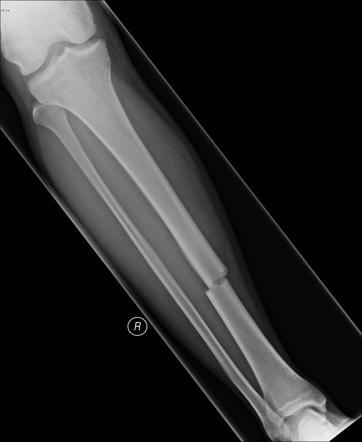
%> input picture fractures/Fracture 1.jpg, 362 x 442 px
$ octave fracture_test.m   (GNU Octave 9; MATLAB toolbox functions it lacks are replaced by stand-ins)
%> lines starting %> are read from the running program, lines starting %| are printed output that depends on the picture; in (x1, y1, x2, y2) boxes, pixels count from 0 and x2, y2 are one past the last pixel; in counts of white or black regions, pixels touching at a corner belong together; the program's own positions count from 1
clc;
clear;
close all;

img = imread('C:\Users\oluse\OneDrive\Desktop\MatMedi\fractures\Fracture 1.jpg');
%> img is the input picture: size 442x362x3 uint8; mean R, G, B 41.6, 41.6, 41.6

ImgBlurSigma = 1.8; % Amount to denoise input image
MinHoughPeakDistance = 5; % Distance between peaks in Hough transform angle detection
HoughConvolutionLength = 40; % Length of line to use to detect bone regions
HoughConvolutionDilate = 2; % Amount to dilate kernel for bone detection
BreakLineTolerance = 0.25; % Tolerance for bone end detection
breakPointDilate = 6; % Amount to dilate detected bone end points

%%%%%%%%%%%%%%%%%%%%%%%
try
    img = (rgb2gray(img)); % Load image
%> img: size 442x362 uint8
catch
end
img = imfilter(img, fspecial('gaussian', 10, ImgBlurSigma), 'symmetric'); % Denoise
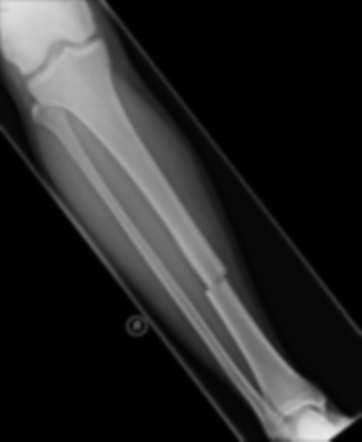
%> img: size 442x362 uint8; min 0, max 233, mean 41.5

% Do edge detection to find bone edges in image
% Filter out all but the two longest lines
% This feature may need to be changed if break is not in middle of bone
boneEdges = edge(img, 'canny');
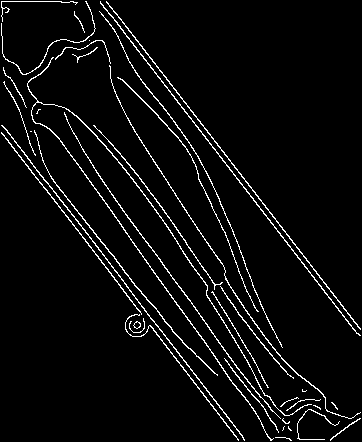
%> boneEdges: size 442x362 logical; 4.5% white in thin lines or dots
boneEdges = bwmorph(boneEdges, 'close');
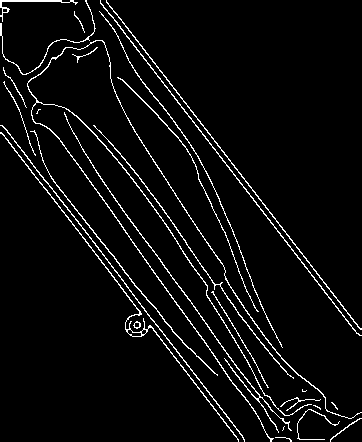
%> boneEdges: size 442x362 logical; 4.7% white in thin lines or dots
edgeRegs = regionprops(boneEdges, 'Area', 'PixelIdxList');
%> edgeRegs = 27 regions; largest, Area: 1829, 621, 620, 553, 547
AreaList = sort(vertcat(edgeRegs.Area), 'descend');
%> AreaList = 27 values, max 1829 at index 1, min 5 at index 27, mean 275.6
edgeRegs(~ismember(vertcat(edgeRegs.Area), AreaList(1:2))) = [];
edgeImg = zeros(size(img, 1), size(img,2));
edgeImg(vertcat(edgeRegs.PixelIdxList)) = 1;
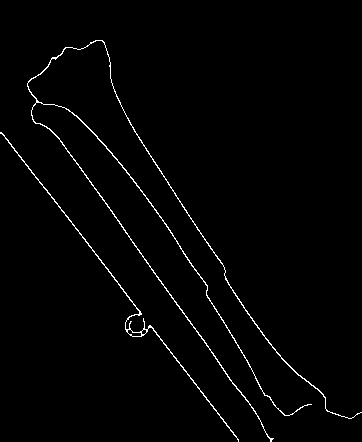
%> edgeImg: size 442x362 double; values 0 (black) and 1 (white), 1.5% white in thin lines or dots

% Do hough transform on edge image to find angles at which bone pieces are
% found
% Use max value of Hough transform vs angle to find angles at which lines
% are oriented.  If there is more than one major angle contribution there
% will be two peaks detected but only one peak if there is only one major
% angle contribution (ie peaks here = number of located bones = Number of
% breaks + 1)
[H,T,R] = hough(edgeImg,'RhoResolution',1,'Theta',-90:2:89.5);
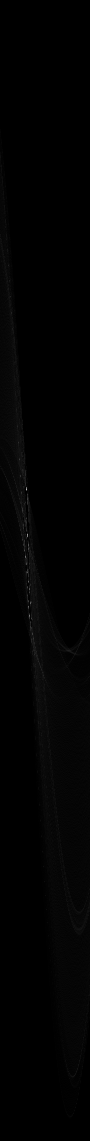
%> H: size 1141x90 double; min 0, max 187, mean 2.1
%> T = 90 values from -90 to 88; R = 1141 values from -570 to 570
maxHough = max(H, [], 1);
%> maxHough = 90 values, max 187 at index 27, min 15 at index 54, mean 33.26
HoughThresh = (max(maxHough) - min(maxHough))/2 + min(maxHough);
%> HoughThresh = 101
[~, HoughPeaks] = findpeaks(maxHough,'MINPEAKHEIGHT',HoughThresh, 'MinPeakDistance', MinHoughPeakDistance);
%> HoughPeaks = 27

% Plot Hough detection results
figure(1)
plot(T, maxHough);
hold on
plot([min(T) max(T)], [HoughThresh, HoughThresh], 'r');
plot(T(HoughPeaks), maxHough(HoughPeaks), 'rx', 'MarkerSize', 12, 'LineWidth', 2);
hold off
xlabel('Theta Value'); ylabel('Max Hough Transform');
legend({'Max Hough Transform', 'Hough Peak Threshold', 'Detected Peak'});
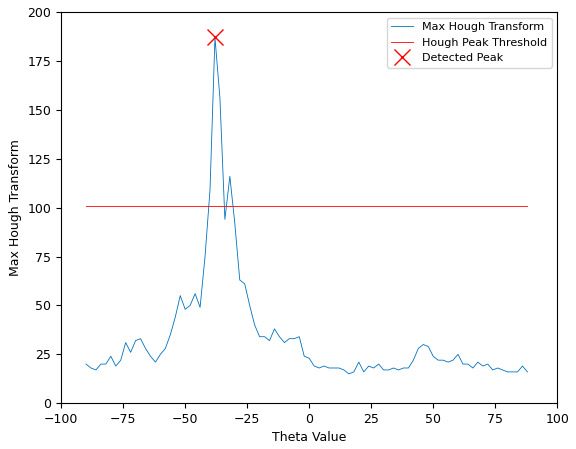
%> figure redrawn from the program's plot data; curve peaks at x = -38, y = 187


%%DETECTING WETHER OR NOT A LONG BONE FRACTURE HAS OCCURED
maxPeak = maxHough(HoughPeaks); %The peak value
%> maxPeak = 187
primePeak = maxHough(1); %The Max Hough at -90 Theta
%> primePeak = 20

if numel(maxPeak)>= 3
    disp('This X-ray contains multiple bone fractures');

elseif numel(maxPeak) >=2
    disp('This X-Ray contains a bone fracture');

elseif numel(maxPeak) == 1 && maxPeak >= 190 && primePeak > maxPeak
    disp('This X-ray Contains a bone Fracture');

elseif primePeak < maxPeak
    disp("The bone in this X-Ray doesn't have a fracture");

else
    disp("The bone in this X-Ray doesn't have a fracture");
end


% Locate site of break
if numel(HoughPeaks) > 1;
    BreakStack = zeros(size(img, 1), size(img, 2), numel(HoughPeaks));
    % Convolute edge image with line of detected angle from hough transform
    for m = 1:numel(HoughPeaks);

        boneKernel = strel('line', HoughConvolutionLength, T(HoughPeaks(m)));
        kern = double(bwmorph(boneKernel.getnhood(), 'dilate', HoughConvolutionDilate));
        BreakStack(:,:,m) = imfilter(edgeImg, kern).*edgeImg;
    end

    % Take difference between convolution images.  Where this crosses zero
    % (within tolerance) should be where the break is.  Have to filter out
    % regions elsewhere where the bone simply ends.
    brImg = abs(diff(BreakStack, 1, 3)) < BreakLineTolerance*max(BreakStack(:)) & edgeImg > 0;
    [BpY, BpX] = find(abs(diff(BreakStack, 1, 3)) < BreakLineTolerance*max(BreakStack(:)) & edgeImg > 0);

    %Error Handling
    try
        brImg = bwmorph(brImg, 'dilate', breakPointDilate);
    catch
    end


    brReg = regionprops(brImg, 'Area', 'MajorAxisLength', 'MinorAxisLength', ...
        'Orientation', 'Centroid');
    brReg(vertcat(brReg.Area) ~= max(vertcat(brReg.Area))) = [];


else
    brReg = [];

end

% Draw ellipse around break location
figure(2)
imshow(img)
hold on
colormap('gray')

hold off

$ run again, with fractures/Fracture 3.jpg copied over fractures/Fracture 1.jpg
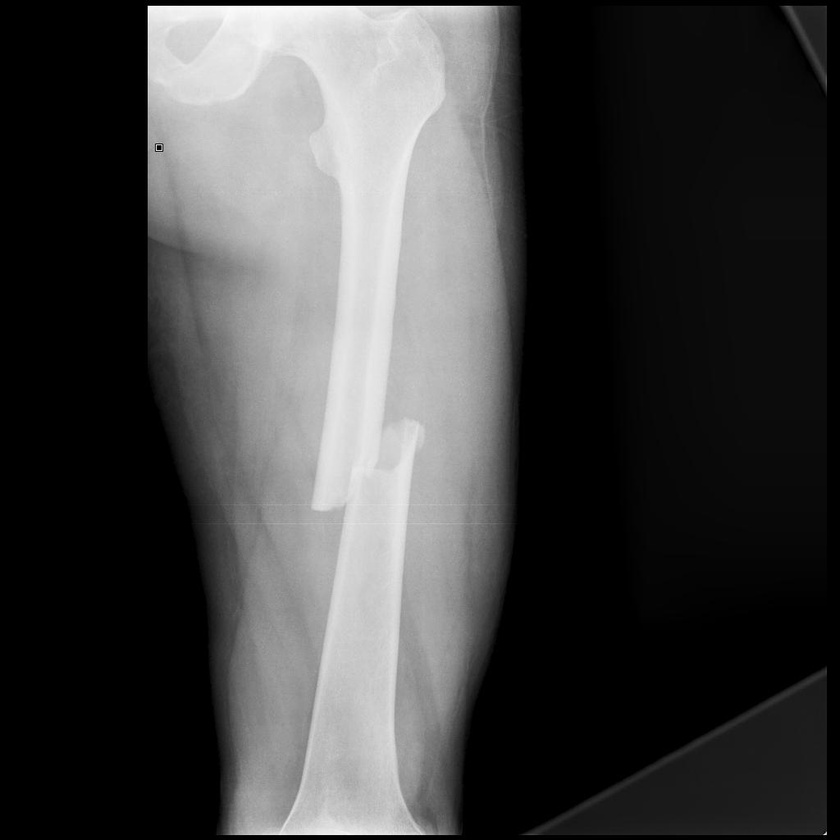
%> input picture fractures/Fracture 3.jpg, 840 x 840 px, shrunk from 1024 x 1024 before the run
%> img is the input picture: size 840x840x3 uint8; min 0, max 255, mean 66
%> `boneEdges = edge(img, 'canny');`:
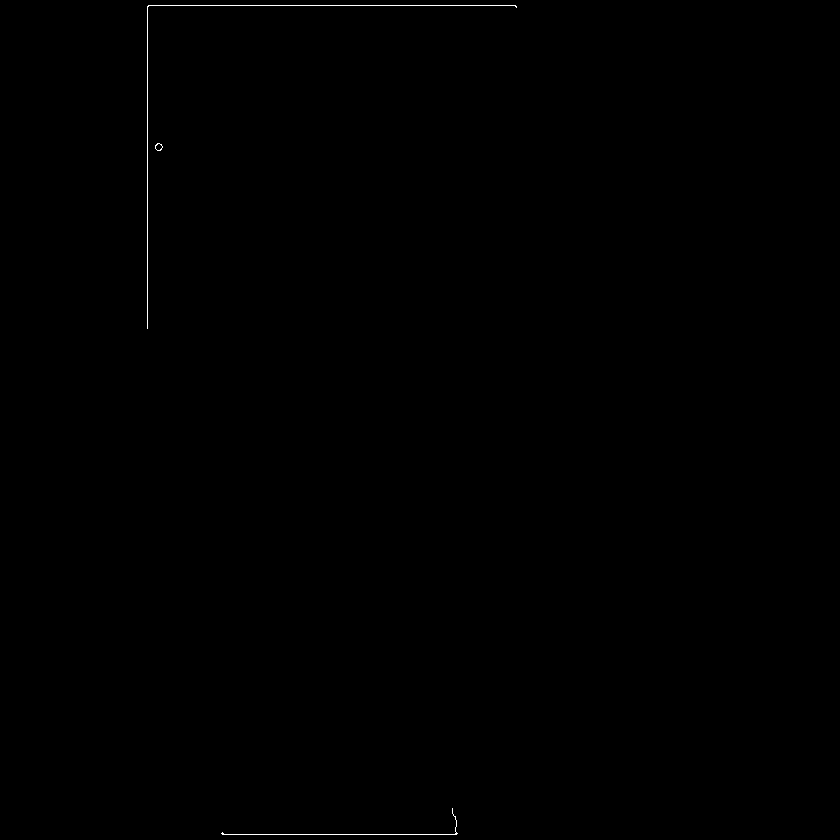
%> boneEdges: size 840x840 logical; 0.14% white in thin lines or dots, all inside (x1, y1, x2, y2) = (147, 5, 517, 835)
%> edgeRegs = 3 regions; Area: 695, 269, 27
%> AreaList = [695; 269; 27]
%> T = 90 values from -90 to 88; R = 2375 values from -1187 to 1187
%> maxHough = 90 values, max 368 at index 1, min 4 at index 15, mean 16.04
%> HoughThresh = 186
%> HoughPeaks = 46
%> `legend({'Max Hough Transform', 'Hough Peak Threshold', 'Detected Peak'..`:
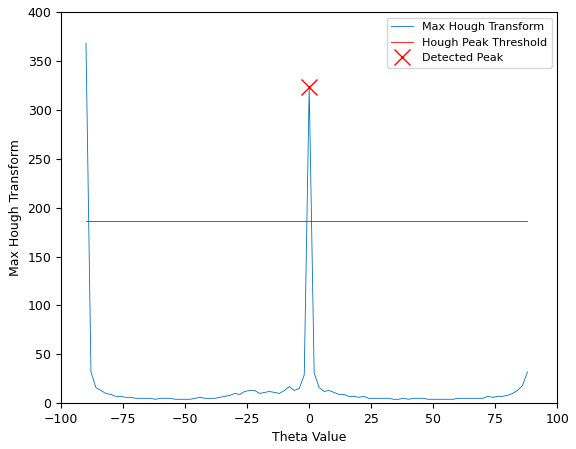
%> figure redrawn from the program's plot data; curve peaks at x = -90, y = 368
%> maxPeak = 323
%> primePeak = 368

$ run again, with fractures/586010e54749fd8dc7d00fbb23ab1d_jumbo.jpg copied over fractures/Fracture 1.jpg
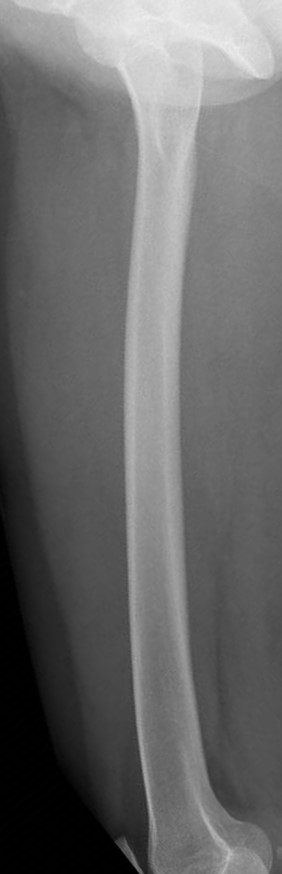
%> input picture fractures/586010e54749fd8dc7d00fbb23ab1d_jumbo.jpg, 282 x 874 px
%> img is the input picture: size 874x282x3 uint8; min 0, max 239, mean 105.5
%> `boneEdges = edge(img, 'canny');`:
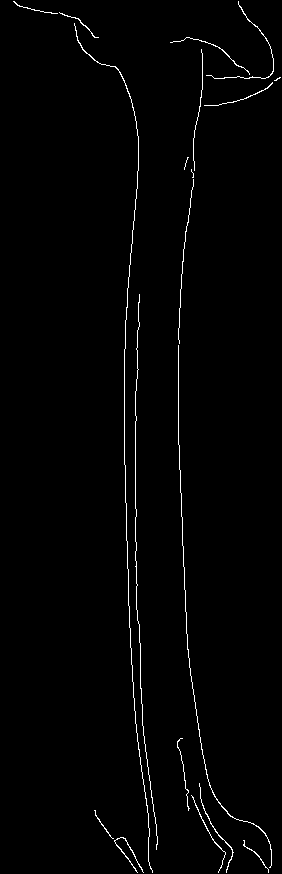
%> boneEdges: size 874x282 logical; 1.4% white in thin lines or dots
%> edgeRegs = 13 regions; largest, Area: 904, 633, 566, 310, 272
%> AreaList = [904; 633; 566; 310; 272; 155; 121; 118; 101; 87; 84; 14; 11]
%> edgeImg: size 874x282 double; values 0 (black) and 1 (white), 0.62% white in thin lines or dots, all inside (x1, y1, x2, y2) = (74, 23, 272, 874)
%> T = 90 values from -90 to 88; R = 1837 values from -918 to 918
%> maxHough = 90 values, max 161 at index 45, min 4 at index 73, mean 22.39
%> HoughThresh = 82.5
%> HoughPeaks = 45
%> `legend({'Max Hough Transform', 'Hough Peak Threshold', 'Detected Peak'..`:
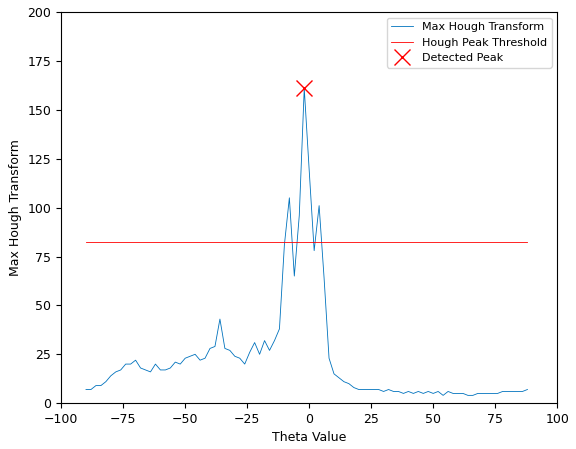
%> figure redrawn from the program's plot data; curve peaks at x = -2, y = 161
%> maxPeak = 161
%> primePeak = 7
